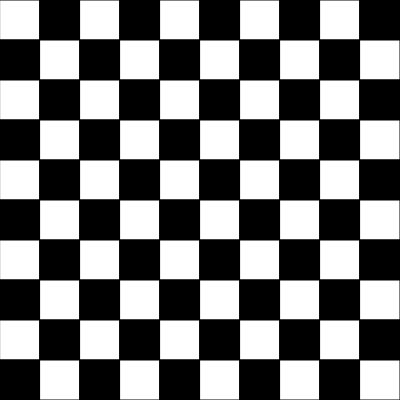
Frame 1 (no input)
Frame 60 (no input): identical to frame 1, image omitted
Frame 120 (the mouse pressed at the canvas centre since frame 60): identical to frame 1, image omitted

The p5.js sketch that drew this single still picture (run headless with seeded random() and noise() and a simulated clock; from frame 60 on, the mouse is pressed at the canvas centre):

// p5.js sketch
// ── sketch.js
//Challenge: Create a checkerboard grid of 100 cells.

function setup() {
  createCanvas(400, 400);
  cols = 10;
  rows = 10;
  colsHeight = width/cols; //40 per row
  rowsHeight = height/rows
}

function draw() {
  background(220);

  for (let i = 0; i < cols; i++){
    for (let j = 0; j < rows; j++){
    if((i+j) % 2 ==0){
      fill(255);// white
    }  else {
      fill(0);
    }
    x = i*colsHeight;
    y = j*rowsHeight;
    rect(x, y , colsHeight, rowsHeight);

    }
  }
}
